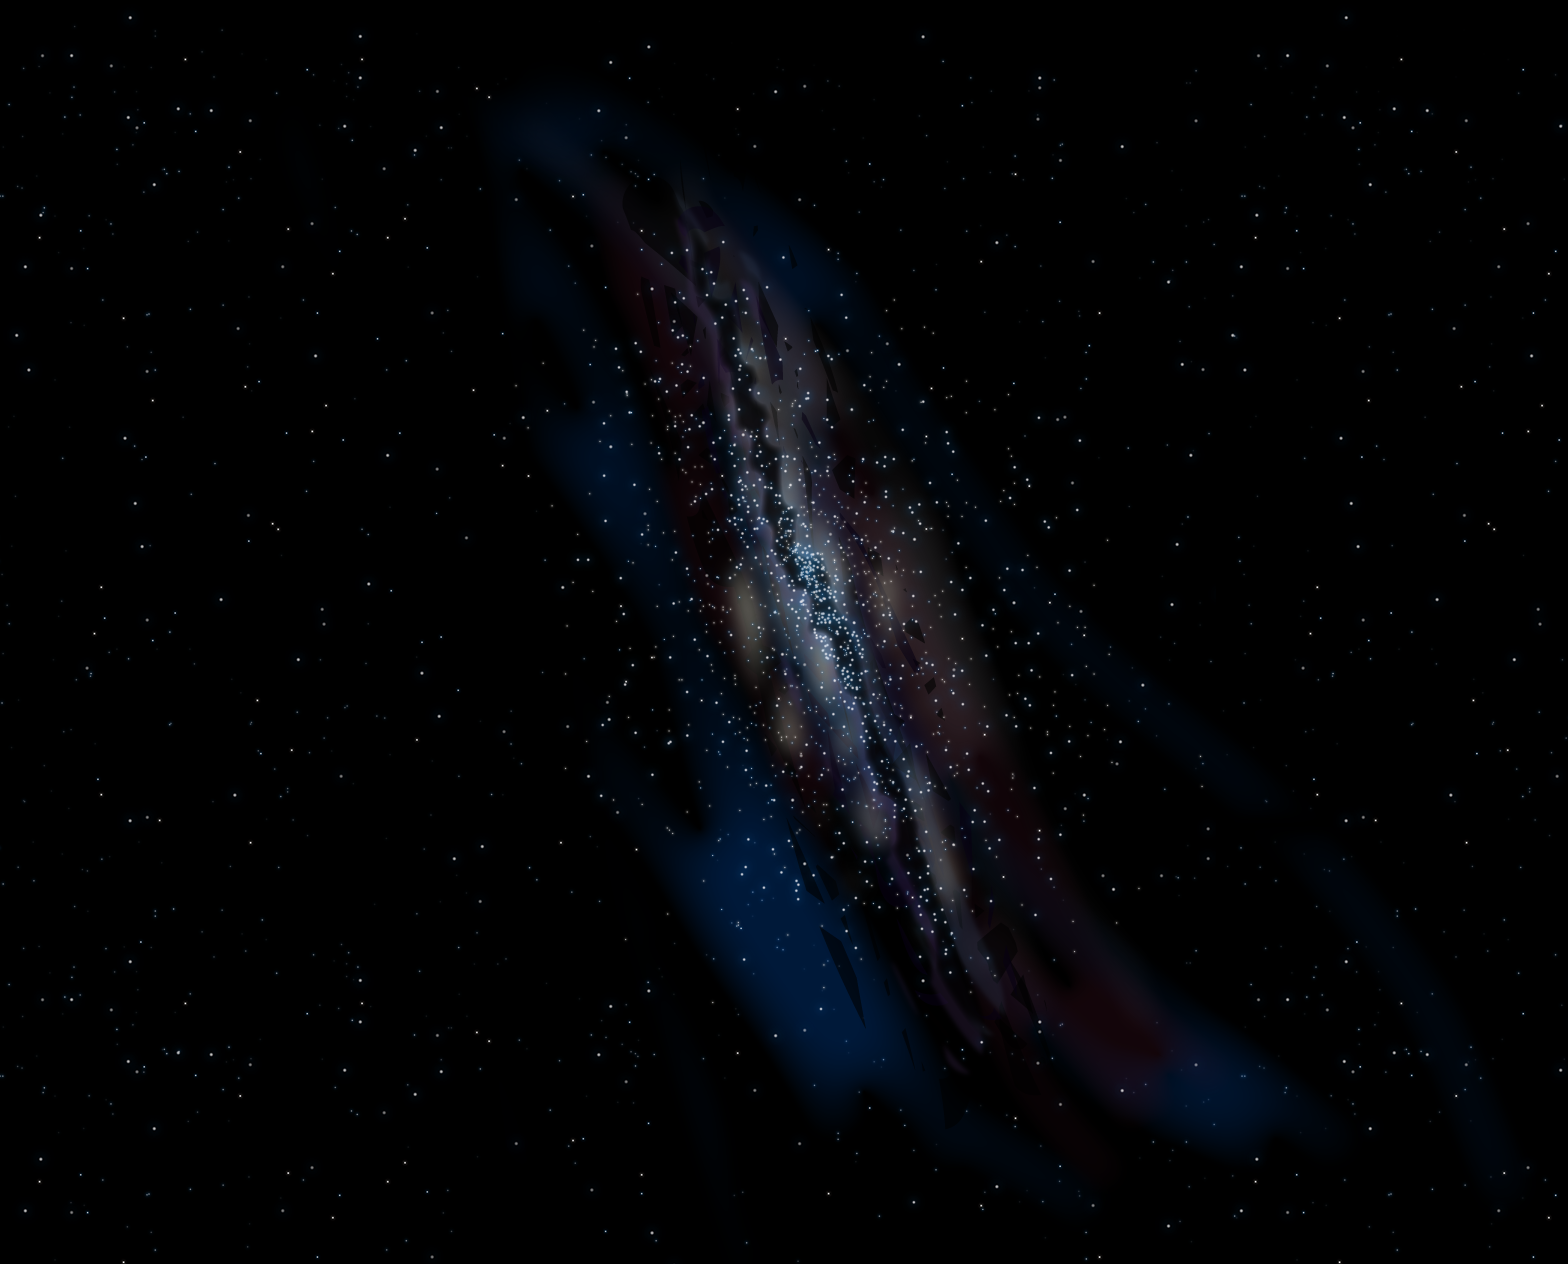

A level layout from a 2D game, rendered from its tile map. Below: a short description, then the map file with tile-grid data replaced by summaries:
An orthogonal 98x79 tile map with 16x16 px tiles, 11 tile layers (BehindHex0, BehindHex1, BehindHex2, BehindHex3, ...), 2 tilesets and 4 objects (CartPlayerSprite, LayerPlaceholder).

<map version="1.0" orientation="orthogonal" width="98" height="79" tilewidth="16" tileheight="16">
 <tileset firstgid="1" name="planet01_parallax00" tilewidth="16" tileheight="16">
  <image source="planet01_parallax00.png" width="1237" height="947" />
 </tileset>
 <tileset firstgid="4544" name="levelSelect_background" tilewidth="16" tileheight="16">
  <image source="levelSelect_background.png" width="1680" height="1248" />
 </tileset>
 <layer name="BehindHex0" width="98" height="79">
  <properties>
   <property name="ParallaxRatioX" value="4" />
   <property name="ParallaxRatioY" value="4" />
  </properties>
  <data>[7742 cells, 7644 non-empty, 7644 distinct tile ids]</data>
 </layer>
 <layer name="BehindHex1" width="98" height="79">
  <properties>
   <property name="ParallaxRatioX" value="3" />
   <property name="ParallaxRatioY" value="3" />
  </properties>
  <data>[7742 cells, 7742 non-empty, 4484 distinct tile ids]</data>
 </layer>
 <layer name="BehindHex2" width="98" height="79">
  <data>[7742 cells, 0 non-empty, 0 distinct tile ids]</data>
 </layer>
 <layer name="BehindHex3" width="98" height="79">
  <data>[7742 cells, 0 non-empty, 0 distinct tile ids]</data>
 </layer>
 <layer name="BehindHex4" width="98" height="79">
  <data>[7742 cells, 0 non-empty, 0 distinct tile ids]</data>
 </layer>
 <layer name="HexLayer(Do Not Use)" width="98" height="79">
  <data>[7742 cells, 0 non-empty, 0 distinct tile ids]</data>
 </layer>
 <layer name="InFrontOfHex0" width="98" height="79">
  <data>[7742 cells, 0 non-empty, 0 distinct tile ids]</data>
 </layer>
 <layer name="InFrontOfHex1" width="98" height="79">
  <data>[7742 cells, 0 non-empty, 0 distinct tile ids]</data>
 </layer>
 <layer name="InFrontOfHex2" width="98" height="79">
  <data>[7742 cells, 0 non-empty, 0 distinct tile ids]</data>
 </layer>
 <layer name="InFrontOfHex3" width="98" height="79">
  <data>[7742 cells, 0 non-empty, 0 distinct tile ids]</data>
 </layer>
 <layer name="InFrontOfHex4" width="98" height="79">
  <data>[7742 cells, 0 non-empty, 0 distinct tile ids]</data>
 </layer>
 <objectgroup name="ObjectGroupSprites" width="98" height="79">
  <object type="CartPlayerSprite" x="112" y="480" width="1024" height="768" />
 </objectgroup>
 <objectgroup name="ObjectGroupLayerPlaceholder" width="98" height="79">
  <object x="1039" y="500" width="74" height="74">
   <properties>
    <property name="ParallaxRatioX" value="2.5" />
    <property name="ParallaxRatioY" value="2.5" />
    <property name="PlaceholderFileName" value="planet01_parallax01.png" />
    <property name="ZOrder" value="2" />
   </properties>
  </object>
  <object x="156" y="561" width="545" height="545">
   <properties>
    <property name="ParallaxRatioX" value="1" />
    <property name="ParallaxRatioY" value="1" />
    <property name="PlaceholderFileName" value="planet01_parallax02.png" />
    <property name="ZOrder" value="6" />
   </properties>
  </object>
  <object type="LayerPlaceholder" x="186" y="994" width="112" height="96">
   <properties>
    <property name="ParallaxRatioX" value="0.3" />
    <property name="ParallaxRatioY" value="0.3" />
    <property name="PlaceholderFileName" value="planet01_parallax03.png" />
    <property name="ZOrder" value="7" />
   </properties>
  </object>
 </objectgroup>
</map>
